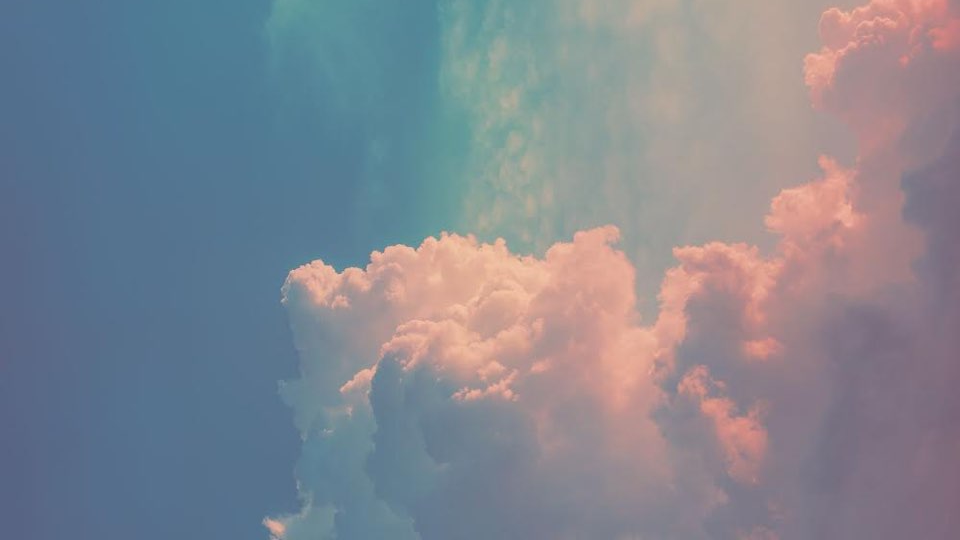
#> input picture 0519/cloud.jpg, 960 x 540 px
$ python 1.py
#> lines starting #> are read from the running program, lines starting #| are printed output that depends on the picture
import sys
import numpy as np, cv2
import matplotlib.pyplot as plt

image = cv2.imread('cloud.jpg', cv2.IMREAD_GRAYSCALE) #영상 읽기
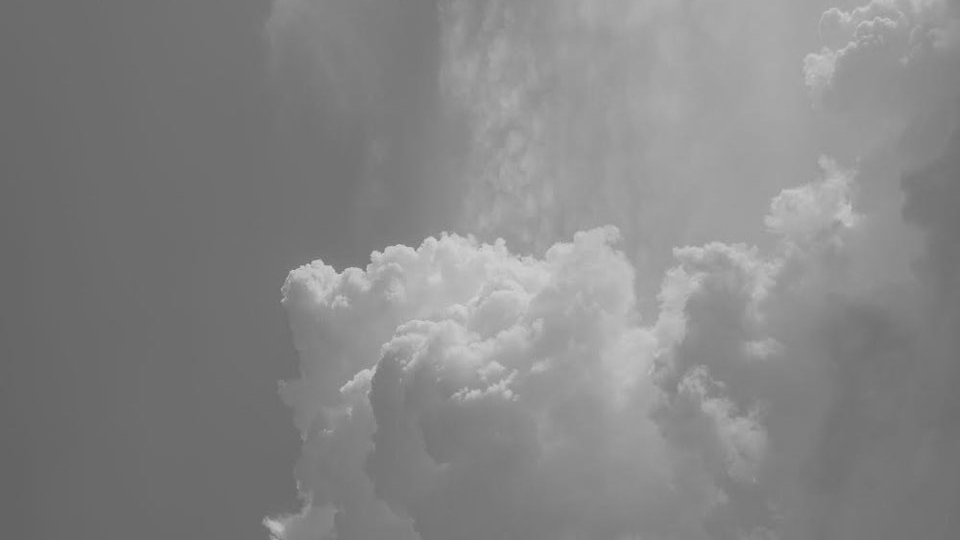
#> image: shape (540, 960); min 98, max 209, mean 133.7

if image is None: #예외처리
    print('Image load failed!')
    sys.exit()

resize = cv2.resize(image, dsize=(240, 360)) #이미지 사이즈 재조정
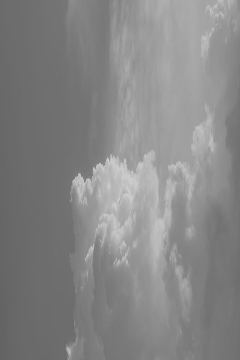
#> resize: shape (360, 240); min 99, max 206, mean 133.7
hist = cv2.calcHist([resize], [0], None, [256], [0, 256])
#> hist = 256 values, max 4790 at index 109, min 0 at index 0, mean 337.5
dst = cv2.normalize(resize, None, 0, 255, cv2.NORM_MINMAX) #normalize
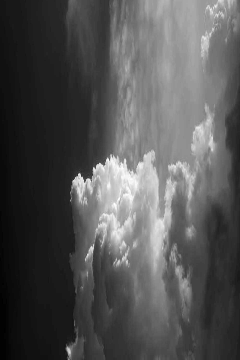
#> dst: shape (360, 240); min 0, max 255, mean 82.6
nhist = cv2.calcHist([dst], [0], None, [256], [0, 256])
#> nhist = 256 values, max 4790 at index 24, min 0 at index 1, mean 337.5
dst2 = cv2.equalizeHist(resize) #equalize
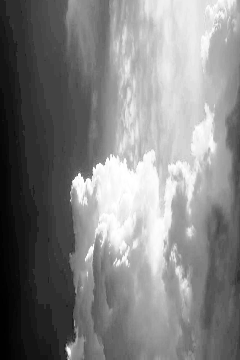
#> dst2: shape (360, 240); min 0, max 255, mean 129.7
eist = cv2.calcHist([hist], [0], None, [256], [0, 256])
#> eist = 256 values, max 148 at index 0, min 0 at index 1, mean 0.672

plt.subplot(131), plt.plot(hist)
plt.subplot(132), plt.plot(nhist)
plt.subplot(133), plt.plot(eist)

#resize, normalize, equalize한 결과 출력
cv2.imshow("resize", resize)
cv2.imshow("normalize", dst)
cv2.imshow("equalize", dst2)

plt.show()
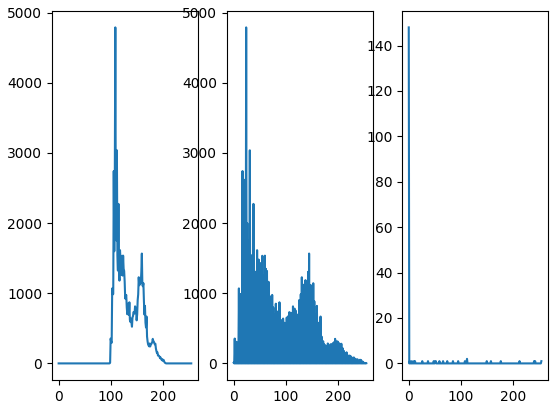
#> figure drawn by matplotlib, 3 panels; panel 1: curve peaks at x = 109, y = 4790; panel 2: curve peaks at x = 24, y = 4790; panel 3: curve peaks at x = 0, y = 148

cv2.waitKey(0)
cv2.destroyAllWindows()
